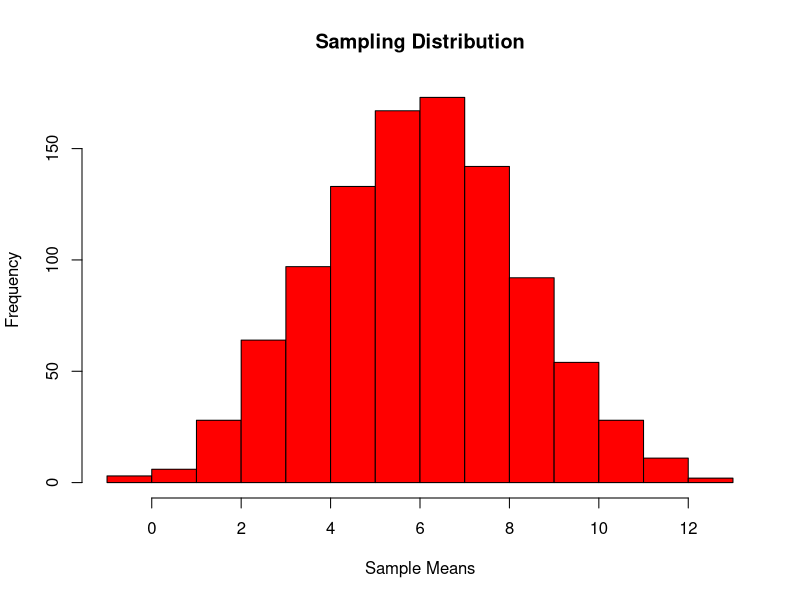

R code for this plot:
n = 1000
sample_means <- rep(NA, n)

for (i in 1:n) {
  sample_means[i] <- mean(rnorm(20, mean=6, sd=10))
}

head(sample_means, 30)

hist(sample_means, main = "Sampling Distribution",
     xlab = "Sample Means", ylab = "Frequency", col = "red")

mean(sample_means)
sd(sample_means)

sum(sample_means < 10) / length(sample_means)

